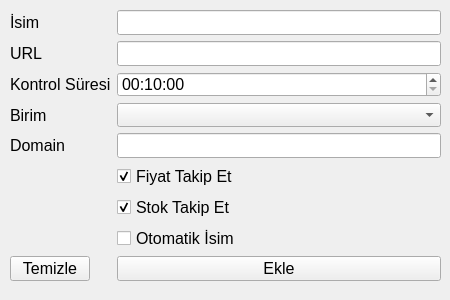
<?xml version="1.0" encoding="UTF-8"?>
<ui version="4.0">
 <class>UrunEkleForm</class>
 <widget class="QWidget" name="UrunEkleForm">
  <property name="geometry">
   <rect>
    <x>0</x>
    <y>0</y>
    <width>450</width>
    <height>300</height>
   </rect>
  </property>
  <property name="maximumSize">
   <size>
    <width>450</width>
    <height>300</height>
   </size>
  </property>
  <property name="font">
   <font>
    <pointsize>12</pointsize>
   </font>
  </property>
  <property name="windowTitle">
   <string>Ürün Ekle</string>
  </property>
  <widget class="QWidget" name="formLayoutWidget">
   <property name="geometry">
    <rect>
     <x>10</x>
     <y>10</y>
     <width>431</width>
     <height>271</height>
    </rect>
   </property>
   <layout class="QFormLayout" name="formLayout">
    <item row="0" column="0">
     <widget class="QLabel" name="label">
      <property name="font">
       <font>
        <pointsize>12</pointsize>
       </font>
      </property>
      <property name="text">
       <string>İsim</string>
      </property>
     </widget>
    </item>
    <item row="0" column="1">
     <widget class="QLineEdit" name="urun_ismi_edit">
      <property name="font">
       <font>
        <pointsize>12</pointsize>
       </font>
      </property>
     </widget>
    </item>
    <item row="1" column="0">
     <widget class="QLabel" name="label_2">
      <property name="font">
       <font>
        <pointsize>12</pointsize>
       </font>
      </property>
      <property name="text">
       <string>URL</string>
      </property>
     </widget>
    </item>
    <item row="1" column="1">
     <widget class="QLineEdit" name="urun_url_edit">
      <property name="font">
       <font>
        <pointsize>12</pointsize>
       </font>
      </property>
     </widget>
    </item>
    <item row="5" column="1">
     <widget class="QCheckBox" name="urun_fiyat_takip_cb">
      <property name="text">
       <string>Fiyat Takip Et</string>
      </property>
      <property name="checked">
       <bool>true</bool>
      </property>
     </widget>
    </item>
    <item row="2" column="0">
     <widget class="QLabel" name="label_3">
      <property name="text">
       <string>Kontrol Süresi</string>
      </property>
     </widget>
    </item>
    <item row="6" column="1">
     <widget class="QCheckBox" name="urun_stok_takip_cb">
      <property name="text">
       <string>Stok Takip Et</string>
      </property>
      <property name="checked">
       <bool>true</bool>
      </property>
     </widget>
    </item>
    <item row="2" column="1">
     <widget class="QTimeEdit" name="urun_kontrol_suresi_time">
      <property name="currentSection">
       <enum>QDateTimeEdit::HourSection</enum>
      </property>
      <property name="displayFormat">
       <string>HH:mm:ss</string>
      </property>
      <property name="time">
       <time>
        <hour>0</hour>
        <minute>10</minute>
        <second>0</second>
       </time>
      </property>
     </widget>
    </item>
    <item row="8" column="1">
     <widget class="QPushButton" name="urun_ekle_button">
      <property name="text">
       <string>Ekle</string>
      </property>
     </widget>
    </item>
    <item row="8" column="0">
     <widget class="QPushButton" name="urun_temizle_button">
      <property name="text">
       <string>Temizle</string>
      </property>
     </widget>
    </item>
    <item row="4" column="1">
     <widget class="QLineEdit" name="urun_domain_edit">
      <property name="readOnly">
       <bool>true</bool>
      </property>
     </widget>
    </item>
    <item row="4" column="0">
     <widget class="QLabel" name="label_4">
      <property name="text">
       <string>Domain</string>
      </property>
     </widget>
    </item>
    <item row="7" column="1">
     <widget class="QCheckBox" name="urun_otomatik_isim_cb">
      <property name="text">
       <string>Otomatik İsim</string>
      </property>
      <property name="checkable">
       <bool>true</bool>
      </property>
     </widget>
    </item>
    <item row="3" column="0">
     <widget class="QLabel" name="label_5">
      <property name="text">
       <string>Birim</string>
      </property>
     </widget>
    </item>
    <item row="3" column="1">
     <widget class="QComboBox" name="urun_birim_cb"/>
    </item>
   </layout>
  </widget>
 </widget>
 <resources/>
 <connections/>
</ui>
